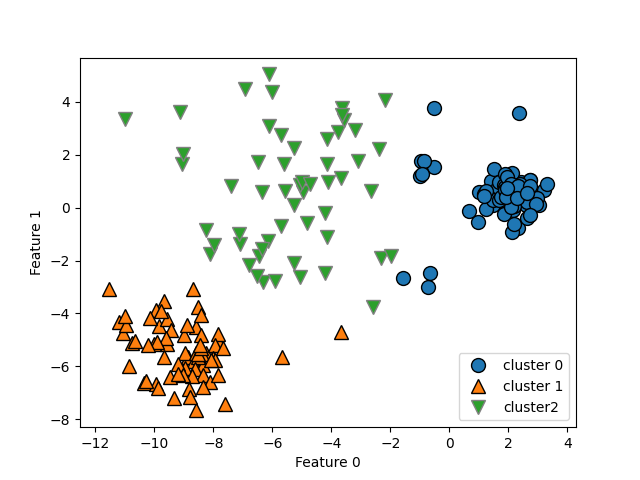

This chart was generated by the following Python code:
import matplotlib.pyplot as plt
import mglearn
import numpy as np
from sklearn.cluster import KMeans
from sklearn.datasets import make_blobs, make_moons


def execute():
    X_varied, y_varied = make_blobs(n_samples=200,
                                    cluster_std=[1.0, 2.5, 0.5],
                                    random_state=170)
    y_pred = KMeans(n_clusters=3, random_state=0).fit_predict(X_varied)

    fig = plt.figure()
    mglearn.discrete_scatter(X_varied[:, 0], X_varied[:, 1], y_pred)
    plt.legend(["cluster 0", "cluster 1", "cluster2"], loc='best')
    plt.xlabel("Feature 0")
    plt.ylabel("Feature 1")
    fig.savefig('k_means/bad_practice_concentration.png')

    X, y = make_blobs(random_state=170, n_samples=600)
    rng = np.random.RandomState(74)

    transformation = rng.normal(size=(2, 2))
    X = np.dot(X, transformation)

    kmeans = KMeans(n_clusters=3)
    kmeans.fit(X)
    y_pred = kmeans.predict(X)

    fig = plt.figure()
    plt.scatter(X[:, 0], X[:, 1], c=y_pred, cmap=mglearn.cm3)
    plt.scatter(kmeans.cluster_centers_[:, 0], kmeans.cluster_centers_[:, 1], marker='^', c=[0, 1, 2], linewidths=2,
                cmap=mglearn.cm3)
    plt.xlabel("Feature 0")
    plt.ylabel("Feature 1")
    fig.savefig('k_means/bad_practice_not_rounded.png')

    X, y = make_moons(n_samples=200, noise=0.05, random_state=0)

    kmeans = KMeans(n_clusters=2)
    kmeans.fit(X)
    y_pred = kmeans.predict(X)

    fig = plt.figure()
    plt.scatter(X[:, 0], X[:, 1], c=y_pred, cmap=mglearn.cm2, s=60)
    plt.scatter(kmeans.cluster_centers_[:, 0], kmeans.cluster_centers_[:, 1], marker='^', c=[mglearn.cm2(0), mglearn.cm2(1)],
                s=100, linewidths=2)
    plt.xlabel("Feature 0")
    plt.ylabel("Feature 1")
    fig.savefig('k_means/bad_practice_complex.png')
